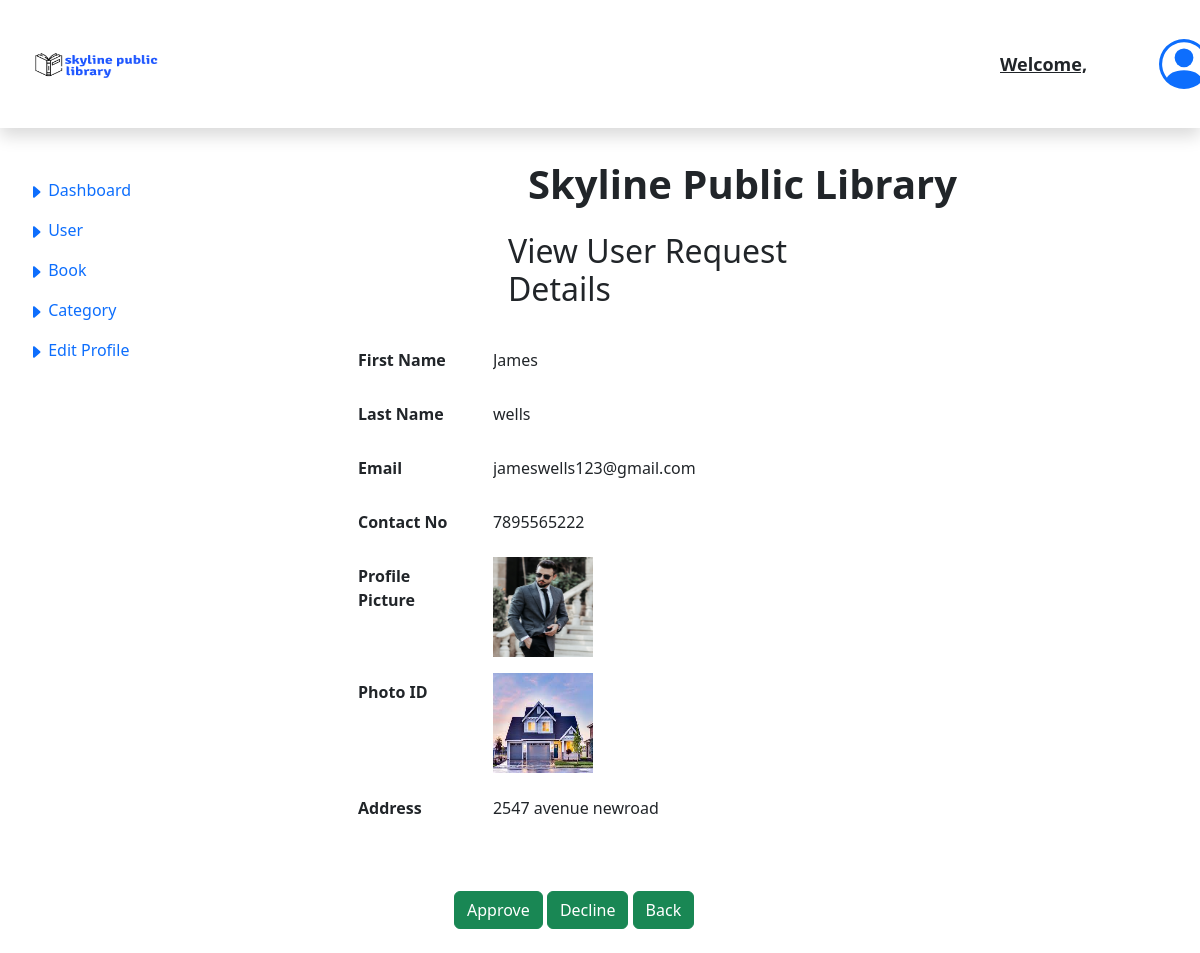
The app's page /staff/view_full_userRequest_profile.php?profile_id=87 with its own data.
### tables this page shows
CREATE TABLE `users` (
  `user_id` int(11) NOT NULL,
  `first_name` varchar(25) NOT NULL,
  `last_name` varchar(25) NOT NULL,
  `email_id` varchar(255) NOT NULL,
  `password` varchar(255) NOT NULL,
  `user_status` tinyint(1) NOT NULL,
  `contact_number` varchar(10) NOT NULL,
  `address` varchar(255) NOT NULL,
  `payment_status` tinyint(1) NOT NULL,
  `registration_date` date NOT NULL,
  `pet_name` varchar(25) NOT NULL,
  `mother_name` varchar(25) NOT NULL,
  `birth_place` varchar(25) NOT NULL,
  `fine` float NOT NULL,
  `user_unique_id` varchar(25) NOT NULL,
  `image` varchar(255) NOT NULL,
  `residence_proof` varchar(255) NOT NULL,
  `user_role` int(11) NOT NULL,
  `account_status` int(11) DEFAULT NULL
);

### staff/view_full_userRequest_profile.php (the view, shortened to what this page needs)
<?php
        $id = $_GET['profile_id'];
    ?>
<!DOCTYPE html>
<html lang="en">
<head>
    <link rel="stylesheet" type="text/css" href="../css/admin.css">
    <link rel="stylesheet" type="text/css" href="../css/styles.css">
</head>
<body>
      <div class="row">
         <div class="col-2">
            <?php include 'staff_header_sidebar.php';?>
         </div>
         <div class="col-12 justify-content-center">
         <div class=" main_content">
            <div class="dashboard">
               <h1><b>Skyline Public Library<b></h1>
            </div>
            <div class="row">
                <div class="col-4"></div>
                <div class="col-4"><div class="h2">View User Request Details</div></div>
            </div>
        <?php
            $full_user_request_details = mysqli_query($mysqli,"SELECT * FROM `users` WHERE user_id = $id");
            while($row = mysqli_fetch_array($full_user_request_details)){
        ?>
    <div class="row m-4">
    <div class="col-2"></div>
     <div class="col-10">
        <form action="" class="" method="post">
            <div class="mb-3 row">
                <label for="fname" class="col-sm-2 col-form-label">First Name</label>
                <div class="col-sm-10">
                    <input type="text" readonly class="form-control-plaintext" id="fname" name="fname" value="<?php echo $row['first_name']; ?>">
                </div>
            </div>
            <div class="mb-3 row">
                <label for="lname" class="col-sm-2 col-form-label">Last Name</label>
                <div class="col-sm-10">
                    <input type="text" readonly class="form-control-plaintext" id="lname" name = "lname" value="<?php echo $row['last_name']; ?>">
                </div>
            </div>
            <div class="mb-3 row">
                <label for="email" class="col-sm-2 col-form-label">Email</label>
                <div class="col-sm-10">
                    <input type="text" readonly class="form-control-plaintext" id="email" name = "email" value="<?php echo $row['email_id']; ?>">
                </div>
            </div>
            <div class="mb-3 row">
                <label for="contactNo" class="col-sm-2 col-form-label">Contact No</label>
                <div class="col-sm-10">
                    <input type="text" readonly class="form-control-plaintext" id="phone" name = "phone" value="<?php echo $row['contact_number']; ?>">
                </div>
            </div>
            <div class="mb-3 row">
                <label for="profilePicture" class="col-sm-2 col-form-label">Profile Picture</label>
                <div class="col-sm-10">
                    <img style='height:100px; width: 100px;' src="../images/<?php echo $row['image']; ?>">
                </div>
            </div>
            <div class="mb-3 row">
                <label for="contactNo" class="col-sm-2 col-form-label">Photo ID</label>
                <div class="col-sm-10">
                    <img style='height:100px; width: 100px;' src="../images/<?php echo $row['residence_proof']; ?>">
                </div>
            </div>
            <div class="mb-3 row">
                <label for="contactNo" class="col-sm-2 col-form-label">Address </label>
                <div class="col-sm-10">
                    <input type="text" readonly class="form-control-plaintext" id="address" name = "address" value="<?php echo $row['address']; ?>">
                </div>
            </div>
            <div class="row-g-3">
                <div class="col-auto user_buttons">
                    <button class="btn btn-success"  id="approve" name = "approve">Approve</button>
                    <button class="btn btn-success" id = "decline" name = "decline">Decline</button>
                    <button class="btn btn-success" id = "back" name ="back" >Back</button>
                </div>
            </div>
        </form>
            </div>
    </div>
    <?php
      }
    ?>
</div>
    </div>
</body>
</html>

### css/admin.css (style rules this page uses)
.main_content { margin-top: 10rem; margin-left: 10rem; width: 85%; }
.dashboard h1 { margin-bottom: 1.5rem; margin-left: 23rem; }
.user_buttons { margin-top: 4rem; margin-left: 6rem; }

### records on screen
users: fname "James", lname "wells", email "jameswells123@gmail.com", phone "7895565222", image (picture), residence_proof (picture), address "2547 avenue newroad"
